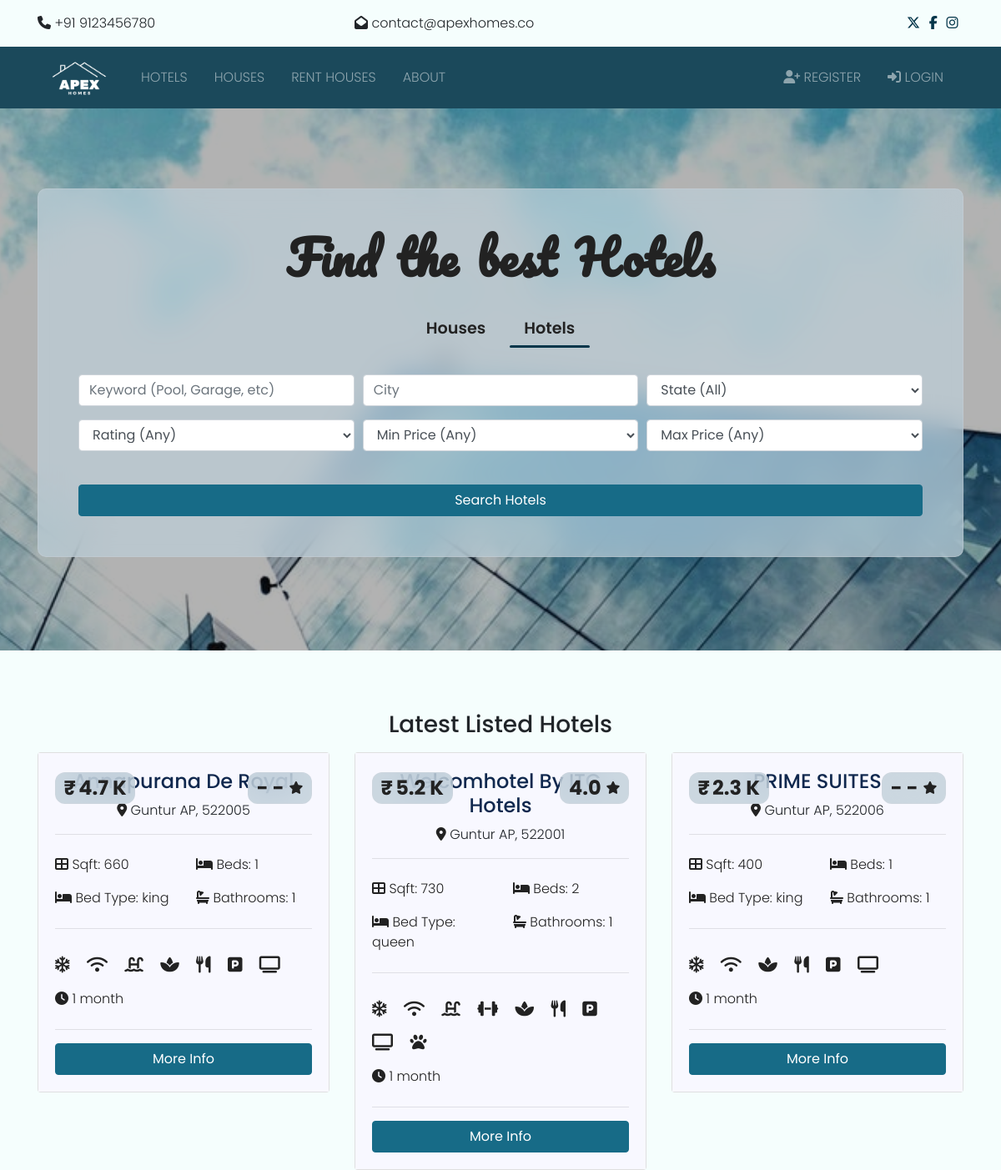
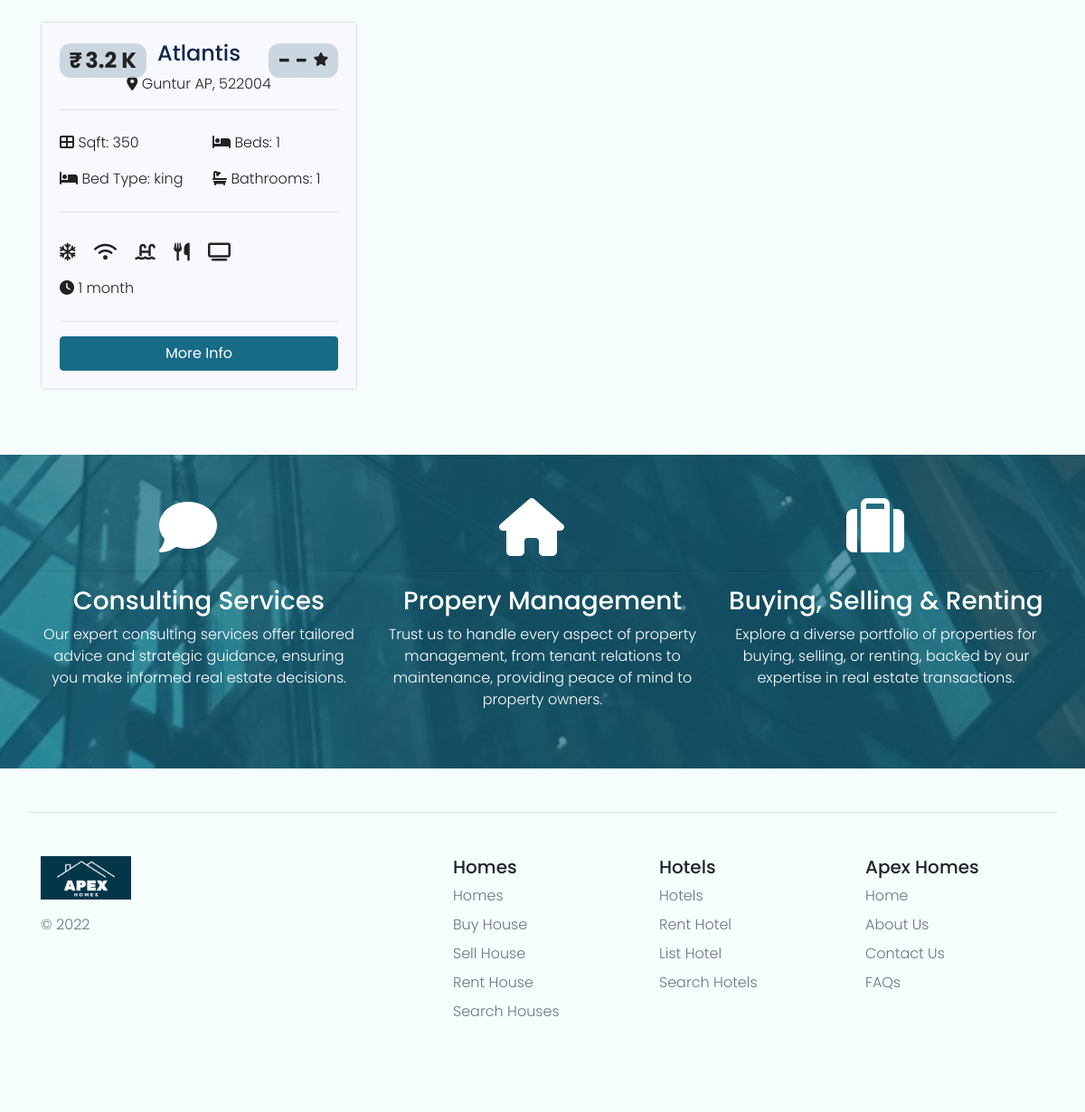
Screenshot of /hotels with the database file from the repository (2 pictures, top to bottom).
### listings/models.py (models this page shows, shortened)
class HotelRoom(models.Model):
    BED_TYPES = [
        ('king', 'King'),
        ('queen', 'Queen'),
        ('twin', 'Twin'),
    ]
    state_choices = [
        ('AP', 'Andhra Pradesh'),
        ('AR', 'Arunachal Pradesh'),
        ('AS', 'Assam'),
        ('BR', 'Bihar'),
        ('CG', 'Chhattisgarh'),
        ('GA', 'Goa'),
        ('GJ', 'Gujarat'),
        ('HR', 'Haryana'),
        ('HP', 'Himachal Pradesh'),
        ('JK', 'Jammu and Kashmir'),
        ('JH', 'Jharkhand'),
        ('KA', 'Karnataka'),
        ('KL', 'Kerala'),
        ('MP', 'Madhya Pradesh'),
        ('MH', 'Maharashtra'),
        ('MN', 'Manipur'),
        ('ML', 'Meghalaya'),
        ('MZ', 'Mizoram'),
        ('NL', 'Nagaland'),
        ('OR', 'Orissa'),
        ('PB', 'Punjab'),
        ('RJ', 'Rajasthan'),
        ('SK', 'Sikkim'),
        ('TN', 'Tamil Nadu'),
        ('TR', 'Tripura'),
        ('UK', 'Uttarakhand'),
        ('UP', 'Uttar Pradesh'),
        ('WB', 'West Bengal'),
        ('TN', 'Tamil Nadu'),
        ('TR', 'Tripura'),
        ('AN', 'Andaman and Nicobar Islands'),
        ('CH', 'Chandigarh'),
        ('DH', 'Dadra and Nagar Haveli'),
        ('DD', 'Daman and Diu'),
        ('DL', 'Delhi'),
        ('LD', 'Lakshadweep'),
        ('PY', 'Pondicherry'),
    ]
    realtor = models.ForeignKey(Realtor, on_delete=models.CASCADE)
    title = models.CharField(max_length=100)
    rating = models.FloatField(default=0.0, blank=True)
    city = models.CharField(max_length=100)
    state = models.CharField(max_length=100, choices=state_choices)
    zipcode = models.CharField(max_length=100)
    address = models.CharField(max_length=255)
    description = models.TextField()
    contact_information = models.PositiveIntegerField()
    price = models.DecimalField(max_digits=10, decimal_places=2)
    room_size = models.PositiveIntegerField()  # In square feet or meters
    no_of_beds = models.PositiveSmallIntegerField(null=True, default=1)
    bed_type = models.CharField(max_length=10, choices=BED_TYPES)
    num_bathrooms = models.PositiveIntegerField()
    has_air_conditioned = models.BooleanField(default=True)
    has_wifi = models.BooleanField(default=True)
    has_pool = models.BooleanField(default=False)
    has_gym = models.BooleanField(default=False)
    has_spa = models.BooleanField(default=False)
    has_restaurant = models.BooleanField(default=False)
    has_parking = models.BooleanField(default=False)
    has_tv = models.BooleanField(default=False)
    has_pet_friendly = models.BooleanField(default=False)
    embed_lnk = models.TextField(null=True)
    photo_main = models.ImageField(upload_to='photos/%Y/%m/%d/')
    photo_1 = models.ImageField(upload_to='photos/%Y/%m/%d/', blank=True)
    photo_2 = models.ImageField(upload_to='photos/%Y/%m/%d/', blank=True)
    photo_3 = models.ImageField(upload_to='photos/%Y/%m/%d/', blank=True)
    photo_4 = models.ImageField(upload_to='photos/%Y/%m/%d/', blank=True)
    photo_5 = models.ImageField(upload_to='photos/%Y/%m/%d/', blank=True)
    photo_6 = models.ImageField(upload_to='photos/%Y/%m/%d/', blank=True)
    is_published = models.BooleanField(default=True)
    list_date = models.DateTimeField(default=datetime.now, blank=True)

### pages/views.py (the view)
# urls.py: path('hotels', views.indexHotels, name='indexHotels'),
def indexHotels(request):
    city = request.COOKIES.get('city')
    hotels = HotelRoom.objects.order_by('-list_date').filter(is_published=True)
    nearby_hotels = hotels.filter(city__iexact=city)[:3]
    context = {
        'hotels': hotels,
        'nearby_hotels': nearby_hotels,
        'state_choices': state_choices,
        'bedroom_choices': bedroom_choices,
        'price_choices': hotel_price_choices,
        'rating_choices': rating_choices
    }
    return render(request, 'pages/index-hotels.html', context)

### templates/pages/index-hotels.html (shortened to what this page needs)
{% extends 'base-hotels.html' %}
{% load humanize %}
{% load static %}
{% block content %}
<section id="showcase" style="background-image: url({% static "img/building.jpg"%});">
    <div class="container  text-center">
      <div class="home-search  p-5" >
        <div class="overlay box-main p-5" style="border-radius: 10px;">
            <h1 class="display-4 mb-4 head-main">
              Find the best Hotels
            </h1>
          <div class="wrapper">
            <nav id="choice">
                <a href="/" class="lnk lnk1 active">Houses</a>
                <a href="javascript:void(0);" class="lnk lnk2">Hotels</a>
              <span class="bar"></span>
            </nav>
          </div>
          <div class="search">
            <form action="{% url 'hotels-search' %}">
              <div class="form-row">
                <div class="col-md-4 mb-3">
                  <input type="text" name="Hkeywords" class="form-control" placeholder="Keyword (Pool, Garage, etc)">
                </div>
                <div class="col-md-4 mb-3">
                  <input type="text" name="Hcity" class="form-control" placeholder="City">
                </div>
                <div class="col-md-4 mb-3">
                  <select name="Hstate" class="form-control">
                    <option selected="true" disabled="disabled">State (All)</option>
                  </select>
                </div>
              </div>
              <div class="form-row">
                <div class="col-md-4 mb-3">
                  <select name="rating" class="form-control" id="type">
                    <option selected="true" disabled="disabled">Rating (Any)</option>
                  </select>
                </div>
                <div class="col-md-4 mb-3">
                  <select name="min_price" class="form-control" id="type">
                    <option selected="true" disabled="disabled">Min Price (Any)</option>
                  </select>
                </div>
                <div class="col-md-4 mb-3">
                  <select name="max_price" class="form-control" id="type">
                    <option selected="true" disabled="disabled">Max Price (Any)</option>
                  </select>
                </div>
              </div>
              <button class="btn btn-primary btn-block mt-4" type="submit">Search Hotels</button>
            </form>
          </div>
        </div>
      </div>
    </div>
  </section>
<br>
  <section id="listings" class="py-5">
    <div class="container">
      <h3 class="text-center mb-3">Latest Listed Hotels</h3>
      <div class="row">
        {% if hotels %}
          {% for listing in hotels %}
            <div class="col-md-6 col-lg-4 mb-4">
              <div class="card listing-preview">
                <div class="card-img-overlay">
                  <h2 style="display: inline;">
                    <span class="badge badge-secondary text-white"><span style="margin-right: 0.2rem;">₹</span><span id="_price">{{ listing.price}}</span></span>
                  </h2>
                  {% if listing.rating == 0 %}
                  <h2 style="display: inline; float: right;"><span class="badge badge-secondary text-white"><span>- -<i class="fa-solid fa-star fa-2xs" style="margin-left: 0.37rem;"></i></span></h2>
                  {% else %}
                  <h2 style="display: inline; float: right;"><span class="badge badge-secondary text-white"><span>{{ listing.rating}}<i class="fa-solid fa-star fa-2xs" style="margin-left: 0.37rem;"></i></span></h2>
                  {% endif %}
                </div>
                <div class="card-body">
                  <div class="listing-heading text-center">
                    <h4 class="text-primary">{{ listing.title }}</h4>
                    <p>
                      <i class="fa-solid fa-location-dot text-secondary"></i> {{ listing.city | title }} {{ listing.state }}, {{ listing.zipcode }}</p>
                  </div>
                  <hr>
                  <div class="row py-2 text-secondary">
                    <div class="col-6">
                      <i class="fas fa-th-large"></i> Sqft: {{ listing.room_size }}</div>
                    <div class="col-6">
                      <i class="fas fa-bed"></i> Beds: {{ listing.no_of_beds }}</div>
                  </div>
                  <div class="row py-2 text-secondary">
                    <div class="col-6">
                      <i class="fas fa-bed"></i> Bed Type: {{ listing.bed_type }}</div>
                    <div class="col-6">
                      <i class="fas fa-bath"></i> Bathrooms: {{ listing.num_bathrooms }}</div>
                  </div>
                  <hr>
                  <div class="py-2 icons-div text-secondary" style="line-height: 2.5rem;">
                      {% if listing.has_air_conditioned %}
                      <i class="fa-regular fa-snowflake fa-lg"></i>
                      {% endif %}
                      {% if listing.has_wifi %}
                      <i class="fa-solid fa-wifi fa-lg"></i>
                      {% endif %}
                      {% if listing.has_pool %}
                      <i class="fa-solid fa-water-ladder fa-lg"></i>
                      {% endif %}
                      {% if listing.has_gym %}
                      <i class="fa-solid fa-dumbbell fa-lg"></i>
                      {% endif %}
                      {% if listing.has_spa %}
                      <i class="fa-solid fa-spa fa-lg"></i>
                      {% endif %}
                      {% if listing.has_restaurant %}
                      <i class="fa-solid fa-utensils fa-lg"></i>
                      {% endif %}
                      {% if listing.has_parking %}
                      <i class="fa-solid fa-square-parking fa-lg"></i>
                      {% endif %}
                      {% if listing.has_tv %}
                      <i class="fa-solid fa-tv fa-lg"></i>
                      {% endif %}
                      {% if listing.has_pet_friendly %}
                      <i class="fa-solid fa-paw fa-lg"></i>
                      {% endif %}
                  </div>
                  <div class="row text-secondary pb-2">
                    <div class="col-6">
                      <i class="fas fa-clock"></i> {{ listing.list_date | timesince }}</div>
                  </div>
                  <hr>
                  <a href="{% url 'HotelListing' listing.id %}" class="btn btn-primary btn-block">More Info</a>
                </div>
              </div>
            </div>
          {% endfor %}
        {% else %}
          <div class="col-md-12">
            <p>No Listings Available</p>
          </div>
        {% endif %}
      </div>
    </div>
  </section>
  <section id="services" class="py-5 bg-secondary text-white" style="background-image: url('{% static "img/building.jpg"%}');">
    <div class="container">
      <div class="row text-center">
        <div class="col-md-4">
          <i class="fas fa-comment fa-4x mr-4"></i>
          <hr>
          <h3>Consulting Services</h3>
          <p>Our expert consulting services offer tailored advice and strategic guidance, ensuring you make informed real estate decisions.</p>
        </div>
        <div class="col-md-4">
          <i class="fas fa-home fa-4x mr-4"></i>
          <hr>
          <h3>Propery Management</h3>
          <p>Trust us to handle every aspect of property management, from tenant relations to maintenance, providing peace of mind to property owners.</p>
        </div>
        <div class="col-md-4">
          <i class="fas fa-suitcase fa-4x mr-4"></i>
          <hr>
          <h3>Buying, Selling & Renting</h3>
          <p>Explore a diverse portfolio of properties for buying, selling, or renting, backed by our expertise in real estate transactions.</p>
        </div>
      </div>
    </div>
  </section>
  {% endblock %}

### btre/static/css/all.css (style rules this page uses)
.fa, .fas, .far, .fal, .fab { -moz-osx-font-smoothing: grayscale; -webkit-font-smoothing: antialiased; display: inline-block; font-style: normal; font-variant: normal; text-rendering: auto; line-height: 1; }
.fa-lg { font-size: 1.33333em; line-height: 0.75em; vertical-align: -.0667em; }
.fa-4x { font-size: 4em; }
.fa-bath:before { content: "\f2cd"; }
.fa-bed:before { content: "\f236"; }
.fa-clock:before { content: "\f017"; }
.fa-comment:before { content: "\f075"; }
.fa-dumbbell:before { content: "\f44b"; }
.fa-home:before { content: "\f015"; }
.fa-paw:before { content: "\f1b0"; }
.fa-snowflake:before { content: "\f2dc"; }
.fa-spa:before { content: "\f5bb"; }
.fa-star:before { content: "\f005"; }
.fa-suitcase:before { content: "\f0f2"; }
.fa-th-large:before { content: "\f009"; }
.fa-tv:before { content: "\f26c"; }
.fa-utensils:before { content: "\f2e7"; }
.fa-wifi:before { content: "\f1eb"; }
.fa, .fas { font-family: 'Font Awesome 5 Free'; font-weight: 900; }

### btre/static/css/style.css (style rules this page uses)
.btn-primary { background-color: #176B87 !important; border-color: #176B87 !important; border-radius: 2; }
.badge-secondary { backdrop-filter: blur(16px) saturate(180%); -webkit-backdrop-filter: blur(16px) saturate(180%); background-color: rgba(189, 205, 214, 0.75); border-radius: 12px; border: 1px solid rgba(209, 213, 219, 0.3); }
.badge-secondary span { color: #222222; }
body { background-color: #F5FEFD !important; font-family: 'Poppins', sans-serif; font-weight: 300; }
h1 { font-family: 'Poppins', sans-serif; font-weight: 700 !important; }
h2 { font-family: 'Poppins', sans-serif; font-weight: 400 !important; }
a { color: #04364A; }
#showcase { background-repeat: no-repeat; background-position: top; background-size: cover; background-attachment: fixed; position: relative; min-height: 650px; color: #222222; padding-top: 6rem; }
#showcase .home-search { min-height: 400px; position: relative; border-radius: 5px; }
#showcase .overlay { content: ''; position: absolute; top: 0; left: 0; min-height: 400px; width: 100%; }
#services { background: url(../img/building.jpg) no-repeat top center fixed/cover; background-repeat: no-repeat; background-position: top; background-size: cover; background-attachment: fixed; min-height: 300px; position: relative; overflow: hidden; }
#services::before { content: ''; position: absolute; top: 0; left: 0; min-height: 100%; width: 100%; background: rgba(23, 107, 135, 0.7); }
.listing-preview a { position: relative; }
.box-main { backdrop-filter: blur(16px) saturate(180%); -webkit-backdrop-filter: blur(16px) saturate(180%); background-color: rgba(189, 205, 214, 0.75); border-radius: 12px; border: 1px solid rgba(209, 213, 219, 0.3); }
.head-main { font-family: 'Pacifico', cursive; word-spacing: 0.5rem; }
.text-secondary { color: #222222 !important; }
#choice { position: relative; width: 193px; height: 50px; border-radius: 8px; display: flex; justify-content: center; }
.lnk { font-family: 'Poppins', sans-serif; position: relative ; display: inline-block ; font-size: 1.2rem ; font-weight: 600 ; color: #222222 !important; text-decoration: none !important; padding: 0 23px ; z-index: 1 ; padding-top: 13px; }
.wrapper { display: flex; justify-content: center; align-items: center; margin-bottom: 2rem; }

### templates/pages/index-hotels.html (style rules this page uses)
nav .bar { position: absolute; bottom: 0; right: -10px; width: 96px; height: 3px; background: #04364A; border-radius: 8px; transition: .5s; }
.card-body { background-color: ghostwhite ; }
.icons-div i { margin-right: 1rem; }
#showcase { position: relative; }

### rows the page displays
HotelRoom: rating 0 (drawn), title "Annapurana De Royal", city "Guntur", state "AP", zipcode "522005", room_size "660", no_of_beds "1", bed_type "king", num_bathrooms "1", has_air_conditioned True (drawn), has_wifi True (drawn), has_pool True (drawn), has_spa True (drawn), has_restaurant True (drawn), has_parking True (drawn), has_tv True (drawn), list_date "1 month"
HotelRoom: rating "4.0", title "Welcomhotel By ITC Hotels", city "Guntur", state "AP", zipcode "522001", room_size "730", no_of_beds "2", bed_type "queen", num_bathrooms "1", has_air_conditioned True (drawn), has_wifi True (drawn), has_pool True (drawn), has_gym True (drawn), has_spa True (drawn), has_restaurant True (drawn), has_parking True (drawn), has_tv True (drawn), has_pet_friendly True (drawn), list_date "1 month"
HotelRoom: rating 0 (drawn), title "PRIME SUITES", city "Guntur", state "AP", zipcode "522006", room_size "400", no_of_beds "1", bed_type "king", num_bathrooms "1", has_air_conditioned True (drawn), has_wifi True (drawn), has_spa True (drawn), has_restaurant True (drawn), has_parking True (drawn), has_tv True (drawn), list_date "1 month"
HotelRoom: rating 0 (drawn), title "Atlantis", city "Guntur", state "AP", zipcode "522004", room_size "350", no_of_beds "1", bed_type "king", num_bathrooms "1", has_air_conditioned True (drawn), has_wifi True (drawn), has_pool True (drawn), has_restaurant True (drawn), has_tv True (drawn), list_date "1 month"
